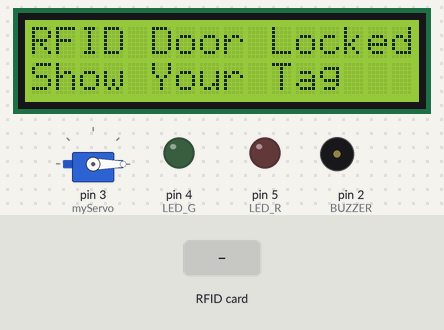
Simulated run of this sketch. Board: Arduino Uno, built with avr-gcc and run on an emulated ATmega328P. Parts: 16×2 character LCD, servo, output pins drawn as LEDs (lit = HIGH), buzzer (waves = sounding). The test bench sets the inputs (shaded band). Pins used as bus, display or sensor lines are not drawn; what the sketch prints to the serial monitor is not drawn.

Above: at 1.3 s.
1.4 s: RFID card 5E 7A 19 C4 held to the reader
At 3.3 s:
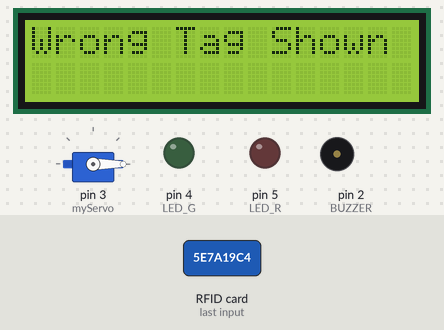
At 4.5 s:
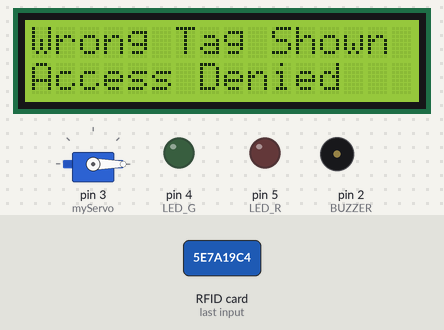
5.1 s: RFID card 77 0C E6 4D held to the reader
At 9.9 s:
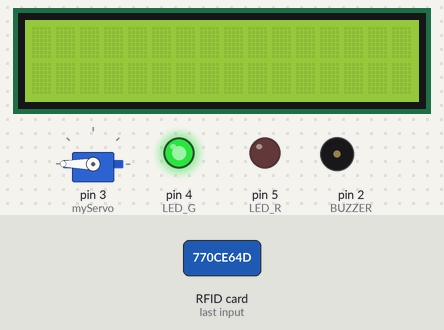
Timing chart, 0 to 15.5 s (numbered marks = the images above; inputs shaded):
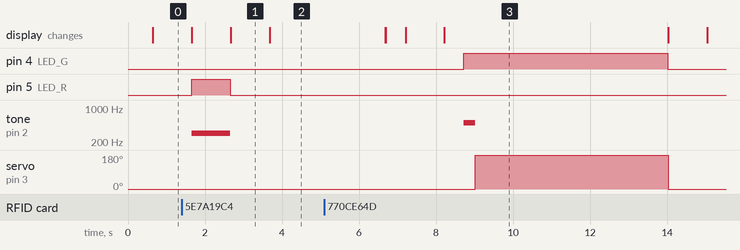

The sketch:

PAZ_Arduino-Based_RFID_Door_Locked_System.ino
```cpp
//======================================================================================
//Filename : PAZ_Arduino-Based RFID Door Locked System.ino
//Author : Al Francis B. Paz
//Email : afpaz@gbox.adnu.edu.ph
//Exercise Number:6
//Description : This project is using an RFID card to unlocked the door and prints text on LCD Display
//Last modified: March 16, 2023
//======================================================================================


#include <SPI.h>
#include <MFRC522.h>
#include <Servo.h>
#include <Wire.h>
#include <LiquidCrystal_I2C.h>

// Set the LCD address to 0x27 for a 16 chars and 2 line display
LiquidCrystal_I2C lcd(0x27, 16, 2);

#define SS_PIN 10
#define RST_PIN 9
#define LED_G 4 //define green LED pin
#define LED_R 5 //define red LED
#define BUZZER 2 //buzzer pin
MFRC522 mfrc522(SS_PIN, RST_PIN);   // Create MFRC522 instance.
Servo myServo; //define servo name

void setup()
{
  // initialize the LCD
  lcd.begin();

  // Turn on the blacklight and print a message.
  lcd.backlight();
  //lcd.print("Hello, world!");

  Serial.begin(9600);   // Initiate a serial communication
  SPI.begin();      // Initiate  SPI bus
  mfrc522.PCD_Init();   // Initiate MFRC522
  myServo.attach(3); //servo pin
  myServo.write(0); //servo start position
  pinMode(LED_G, OUTPUT);
  pinMode(LED_R, OUTPUT);
  pinMode(BUZZER, OUTPUT);
  noTone(BUZZER);
  Serial.println("Put your card to the reader...");
  Serial.println();

}
void loop()
{
  lcd.print("RFID Door Locked");
  lcd.setCursor(0, 1);
   delay(500);
  lcd.print("Show Your Tag");
  delay(1000);
  lcd.clear();
  // Look for new cards
  if ( ! mfrc522.PICC_IsNewCardPresent())
  {
    return;
  }
  // Select one of the cards
  if ( ! mfrc522.PICC_ReadCardSerial())
  {
    return;
  }
  //Show UID on serial monitor
  Serial.print("UID tag :");
  String content = "";
  byte letter;
  for (byte i = 0; i < mfrc522.uid.size; i++)
  {
    Serial.print(mfrc522.uid.uidByte[i] < 0x10 ? " 0" : " ");
    Serial.print(mfrc522.uid.uidByte[i], HEX);
    content.concat(String(mfrc522.uid.uidByte[i] < 0x10 ? " 0" : " "));
    content.concat(String(mfrc522.uid.uidByte[i], HEX));
  }
  Serial.println();
  Serial.print("Message : ");
  content.toUpperCase();
  if (content.substring(1) == "77 0C E6 4D") //change here the UID of the card/cards that you want to give access
  {
    Serial.println("Authorized access");
    Serial.println();
    delay(500);
    digitalWrite(LED_G, HIGH);
    tone(BUZZER, 500);
    delay(300);
    noTone(BUZZER);
    myServo.write(180);
    delay(5000);
    myServo.write(0);
    digitalWrite(LED_G, LOW);
    lcd.print("Access Granted");
     delay(1000);
    lcd.setCursor(0, 1);
    lcd.print("Door Opened");
    delay(3000);
    lcd.clear();
  }

  else
  {
    Serial.println(" Access denied");
    digitalWrite(LED_R, HIGH);
    tone(BUZZER, 300);
    delay(1000);
    digitalWrite(LED_R, LOW);
    noTone(BUZZER);
    lcd.print("Wrong Tag Shown");
     delay(1000);
    lcd.setCursor(0, 1);
    lcd.print("Access Denied");
    delay(3000);
    lcd.clear();
  }
}
```

Measured:
- after the input at 1.4 s, pin 5 (LED_R): LOW → HIGH after 0.25 s, → LOW 1.0 s later; tone on pin 2 (BUZZER): silent → 300 Hz after 0.25 s, → silent 1.0 s later
- after the input at 5.1 s, pin 4 (LED_G): LOW → HIGH after 3.6 s, → LOW 5.3 s later; tone on pin 2 (BUZZER): silent → 500 Hz after 3.6 s, → silent 0.30 s later; servo on pin 3 (myServo): 0° → 180° after 3.9 s, → 0° 5.0 s later
- what the display in image 1 shows lasts 1.0 s, from 2.7 s to 3.7 s
